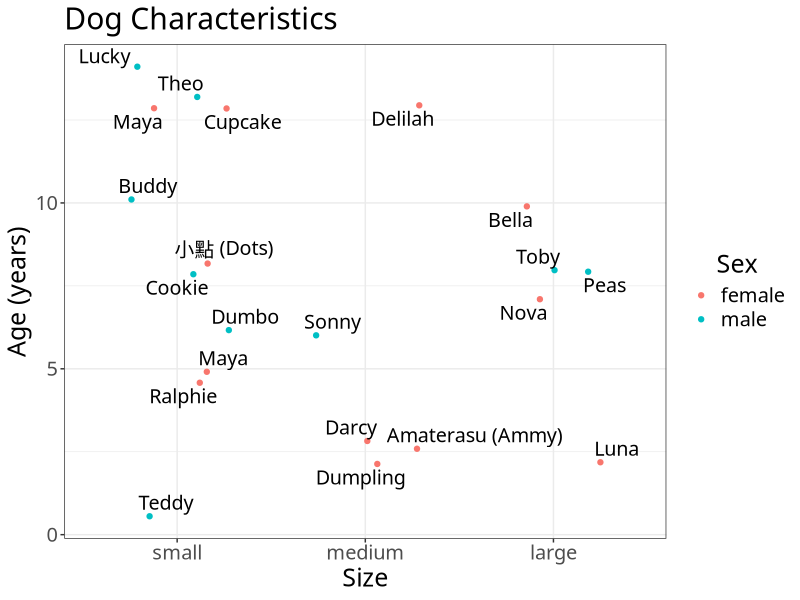

Write the R code that produced this figure.
## ---- chunk 1
knitr::opts_chunk$set(echo = TRUE)
## ---- chunk 2
library(tidyverse)
library(knitr)
library(ggrepel)
## ---- chunk 3
dogs <- read_csv("dogs/dogs.csv", 
                 col_types = cols(col_character(),
                                  col_character(), 
                                  col_factor(),
                                  col_factor(),
                                  col_double()))
dogs$Size <- fct_relevel(dogs$Size, "small")

## ---- chunk 4
kable(dogs)
## ---- chunk 5
dogs %>%
  filter(Name == "Dumpling") %>%
  kable()
## ---- chunk 6
dogs %>%
  filter(Name == "Cupcake") %>%
  kable()
## ---- chunk 7
dogs %>%
  filter(Name == "Bella") %>%
  kable()
## ---- chunk 8
dogs %>%
  filter(Name == "Nova") %>%
  kable()
## ---- chunk 9
dogs %>%
  filter(Name == "Peas") %>%
  kable()
## ---- chunk 10
dogs %>%
  filter(Name == "Delilah") %>%
  kable()
## ---- chunk 11
dogs %>%
  filter(Name == "Dumbo") %>%
  kable()
## ---- chunk 12
dogs %>%
  filter(Name == "Maya", `Age (years)` == 5) %>%
  kable()
## ---- chunk 13
dogs %>%
  filter(Name == "Toby") %>%
  kable()
## ---- chunk 14
dogs %>%
  filter(Name == "Sonny") %>%
  kable()
## ---- chunk 15
dogs %>%
  filter(Name == "Cookie") %>%
  kable()
## ---- chunk 16
dogs %>%
  filter(Name == "Luna") %>%
  kable()
## ---- chunk 17
dogs %>%
  filter(Name == "Buddy") %>%
  kable()
## ---- chunk 18
dogs %>%
  filter(Name == "Maya", `Age (years)` == 13) %>%
  kable()
## ---- chunk 19
dogs %>%
  filter(Name == "小點 (Dots)") %>%
  kable()
## ---- chunk 20
dogs %>%
  filter(Name == "Teddy") %>%
  kable()
## ---- chunk 21
dogs %>%
  filter(Name == "Darcy") %>%
  kable()
## ---- chunk 22
dogs %>%
  filter(Name == "Theo") %>%
  kable()
## ---- chunk 23
dogs %>%
  filter(Name == "Lucky") %>%
  kable()
## ---- chunk 24
dogs %>%
  filter(Name == "ralphie") %>%
  kable()
## ---- chunk 25
dogs %>%
  filter(Name == "Amaterasu (Ammy)") %>%
  kable()
## ---- chunk 26
dogs %>%
  ggplot(aes(x=Size, y=`Age (years)`, colour = Sex)) +
  geom_jitter(position = position_jitter(width = 0.3, 
                                         seed = 6)) + 
  geom_text_repel(aes(label=Name), 
                  position = position_jitter(width = 0.3, 
                                             seed = 6), 
                  show.legend = FALSE, 
                  colour = "black",
                  family = "STFangsong",
                  size = 5) +
  labs(y = "Age (years)",
       x = "Size",
       title = "Dog Characteristics") +
  theme_bw() +
  theme(text = element_text(size = 18, 
                            family = "STFangsong"),
        legend.title.align = 0.5)
